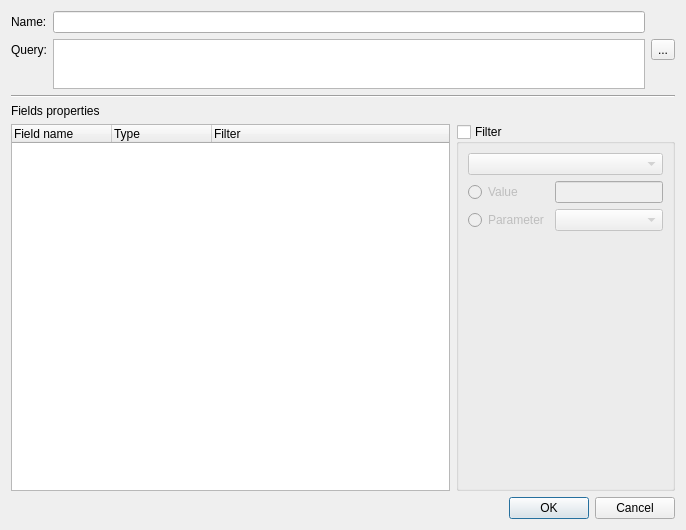
<?xml version="1.0" encoding="UTF-8"?>
<ui version="4.0">
 <class>LReportDataTableDialog</class>
 <widget class="QDialog" name="LReportDataTableDialog">
  <property name="geometry">
   <rect>
    <x>0</x>
    <y>0</y>
    <width>686</width>
    <height>530</height>
   </rect>
  </property>
  <property name="windowTitle">
   <string>New datasource</string>
  </property>
  <property name="windowIcon">
   <iconset resource="resources.qrc">
    <normaloff>:/designer/qtreport_32</normaloff>:/designer/qtreport_32</iconset>
  </property>
  <layout class="QGridLayout" name="gridLayout_2">
   <item row="0" column="0" colspan="2">
    <layout class="QGridLayout" name="gridLayout">
     <item row="0" column="0">
      <widget class="QLabel" name="label_3">
       <property name="text">
        <string>Name:</string>
       </property>
      </widget>
     </item>
     <item row="0" column="1">
      <widget class="QLineEdit" name="datasourceName">
       <property name="maxLength">
        <number>64</number>
       </property>
      </widget>
     </item>
     <item row="1" column="0">
      <widget class="QLabel" name="label_4">
       <property name="text">
        <string>Query:</string>
       </property>
      </widget>
     </item>
     <item row="1" column="1" rowspan="2">
      <widget class="QPlainTextEdit" name="querySql">
       <property name="sizePolicy">
        <sizepolicy hsizetype="Expanding" vsizetype="Maximum">
         <horstretch>0</horstretch>
         <verstretch>0</verstretch>
        </sizepolicy>
       </property>
       <property name="maximumSize">
        <size>
         <width>16777215</width>
         <height>50</height>
        </size>
       </property>
      </widget>
     </item>
     <item row="1" column="2">
      <widget class="QToolButton" name="queryBuilderButton">
       <property name="toolTip">
        <string>Open query builder and select table/view or enter query manually for datasource.</string>
       </property>
       <property name="text">
        <string>...</string>
       </property>
      </widget>
     </item>
    </layout>
   </item>
   <item row="1" column="0" colspan="2">
    <widget class="Line" name="line">
     <property name="orientation">
      <enum>Qt::Horizontal</enum>
     </property>
    </widget>
   </item>
   <item row="2" column="0" colspan="2">
    <widget class="QLabel" name="label">
     <property name="text">
      <string>Fields properties</string>
     </property>
    </widget>
   </item>
   <item row="3" column="0">
    <widget class="QTreeWidget" name="treeWidgetFields">
     <property name="rootIsDecorated">
      <bool>false</bool>
     </property>
     <column>
      <property name="text">
       <string notr="true">Field name</string>
      </property>
     </column>
     <column>
      <property name="text">
       <string>Type</string>
      </property>
     </column>
     <column>
      <property name="text">
       <string>Filter</string>
      </property>
     </column>
    </widget>
   </item>
   <item row="3" column="1">
    <widget class="QGroupBox" name="groupBoxFilter">
     <property name="sizePolicy">
      <sizepolicy hsizetype="Fixed" vsizetype="Preferred">
       <horstretch>0</horstretch>
       <verstretch>0</verstretch>
      </sizepolicy>
     </property>
     <property name="title">
      <string>Filter</string>
     </property>
     <property name="checkable">
      <bool>true</bool>
     </property>
     <property name="checked">
      <bool>false</bool>
     </property>
     <layout class="QVBoxLayout" name="verticalLayout">
      <item>
       <widget class="QComboBox" name="comboBoxOperator"/>
      </item>
      <item>
       <layout class="QGridLayout" name="gridLayout_3">
        <item row="0" column="0">
         <widget class="QRadioButton" name="radioFilterValue">
          <property name="text">
           <string>Value</string>
          </property>
         </widget>
        </item>
        <item row="0" column="1">
         <widget class="QLineEdit" name="lineEditFilterValue">
          <property name="enabled">
           <bool>false</bool>
          </property>
         </widget>
        </item>
        <item row="1" column="0">
         <widget class="QRadioButton" name="radioFilterParametere">
          <property name="text">
           <string>Parameter</string>
          </property>
         </widget>
        </item>
        <item row="1" column="1">
         <widget class="QComboBox" name="comboBoxParameter">
          <property name="enabled">
           <bool>false</bool>
          </property>
         </widget>
        </item>
       </layout>
      </item>
      <item>
       <spacer name="verticalSpacer">
        <property name="orientation">
         <enum>Qt::Vertical</enum>
        </property>
        <property name="sizeHint" stdset="0">
         <size>
          <width>20</width>
          <height>40</height>
         </size>
        </property>
       </spacer>
      </item>
     </layout>
    </widget>
   </item>
   <item row="4" column="0" colspan="2">
    <widget class="QDialogButtonBox" name="buttonBox">
     <property name="orientation">
      <enum>Qt::Horizontal</enum>
     </property>
     <property name="standardButtons">
      <set>QDialogButtonBox::Cancel|QDialogButtonBox::Ok</set>
     </property>
    </widget>
   </item>
  </layout>
 </widget>
 <resources>
  <include location="resources.qrc"/>
 </resources>
 <connections>
  <connection>
   <sender>buttonBox</sender>
   <signal>rejected()</signal>
   <receiver>LReportDataTableDialog</receiver>
   <slot>reject()</slot>
   <hints>
    <hint type="sourcelabel">
     <x>299</x>
     <y>520</y>
    </hint>
    <hint type="destinationlabel">
     <x>286</x>
     <y>274</y>
    </hint>
   </hints>
  </connection>
  <connection>
   <sender>radioFilterValue</sender>
   <signal>toggled(bool)</signal>
   <receiver>lineEditFilterValue</receiver>
   <slot>setEnabled(bool)</slot>
   <hints>
    <hint type="sourcelabel">
     <x>549</x>
     <y>202</y>
    </hint>
    <hint type="destinationlabel">
     <x>663</x>
     <y>203</y>
    </hint>
   </hints>
  </connection>
  <connection>
   <sender>radioFilterParametere</sender>
   <signal>toggled(bool)</signal>
   <receiver>comboBoxParameter</receiver>
   <slot>setEnabled(bool)</slot>
   <hints>
    <hint type="sourcelabel">
     <x>549</x>
     <y>230</y>
    </hint>
    <hint type="destinationlabel">
     <x>663</x>
     <y>231</y>
    </hint>
   </hints>
  </connection>
  <connection>
   <sender>lineEditFilterValue</sender>
   <signal>textChanged(QString)</signal>
   <receiver>LReportDataTableDialog</receiver>
   <slot>setFilterText()</slot>
   <hints>
    <hint type="sourcelabel">
     <x>599</x>
     <y>187</y>
    </hint>
    <hint type="destinationlabel">
     <x>444</x>
     <y>230</y>
    </hint>
   </hints>
  </connection>
  <connection>
   <sender>comboBoxParameter</sender>
   <signal>currentIndexChanged(QString)</signal>
   <receiver>LReportDataTableDialog</receiver>
   <slot>setFilterText()</slot>
   <hints>
    <hint type="sourcelabel">
     <x>631</x>
     <y>222</y>
    </hint>
    <hint type="destinationlabel">
     <x>681</x>
     <y>232</y>
    </hint>
   </hints>
  </connection>
  <connection>
   <sender>comboBoxOperator</sender>
   <signal>currentIndexChanged(QString)</signal>
   <receiver>LReportDataTableDialog</receiver>
   <slot>setFilterText()</slot>
   <hints>
    <hint type="sourcelabel">
     <x>494</x>
     <y>167</y>
    </hint>
    <hint type="destinationlabel">
     <x>442</x>
     <y>161</y>
    </hint>
   </hints>
  </connection>
  <connection>
   <sender>radioFilterValue</sender>
   <signal>toggled(bool)</signal>
   <receiver>LReportDataTableDialog</receiver>
   <slot>setFilterText()</slot>
   <hints>
    <hint type="sourcelabel">
     <x>493</x>
     <y>192</y>
    </hint>
    <hint type="destinationlabel">
     <x>443</x>
     <y>210</y>
    </hint>
   </hints>
  </connection>
  <connection>
   <sender>radioFilterParametere</sender>
   <signal>toggled(bool)</signal>
   <receiver>LReportDataTableDialog</receiver>
   <slot>setFilterText()</slot>
   <hints>
    <hint type="sourcelabel">
     <x>483</x>
     <y>218</y>
    </hint>
    <hint type="destinationlabel">
     <x>442</x>
     <y>285</y>
    </hint>
   </hints>
  </connection>
  <connection>
   <sender>groupBoxFilter</sender>
   <signal>toggled(bool)</signal>
   <receiver>LReportDataTableDialog</receiver>
   <slot>setFilterText()</slot>
   <hints>
    <hint type="sourcelabel">
     <x>467</x>
     <y>129</y>
    </hint>
    <hint type="destinationlabel">
     <x>4</x>
     <y>104</y>
    </hint>
   </hints>
  </connection>
 </connections>
 <slots>
  <slot>setFilterText()</slot>
 </slots>
</ui>
